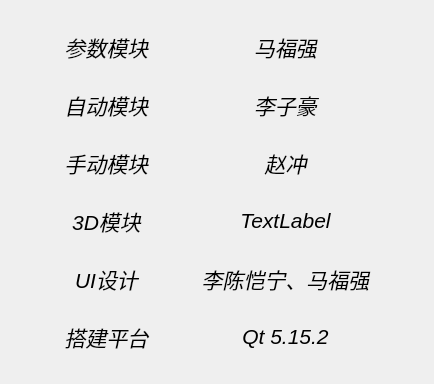
            <widget class="QWidget" name="page_ZZ">
             <property name="styleSheet">
              <string notr="true">#page——ZZ{background-color: qlineargradient(spread:pad, x1:0, y1:0, x2:1, y2:0, stop:0 rgb(255, 255, 127), stop:1 rgb(255, 170, 127));}</string>
             </property>
             <layout class="QGridLayout" name="gridLayout">
              <item row="9" column="3">
               <widget class="QLabel" name="label_28">
                <property name="text">
                 <string>&lt;html&gt;&lt;head/&gt;&lt;body&gt;&lt;p align=&quot;center&quot;&gt;&lt;span style=&quot; font-size:16pt; font-style:italic;&quot;&gt;李陈恺宁、马福强&lt;/span&gt;&lt;/p&gt;&lt;/body&gt;&lt;/html&gt;</string>
                </property>
               </widget>
              </item>
              <item row="9" column="1">
               <widget class="QLabel" name="label_18">
                <property name="text">
                 <string>&lt;html&gt;&lt;head/&gt;&lt;body&gt;&lt;p align=&quot;center&quot;&gt;&lt;span style=&quot; font-size:16pt; font-style:italic;&quot;&gt;UI设计&lt;/span&gt;&lt;/p&gt;&lt;/body&gt;&lt;/html&gt;</string>
                </property>
               </widget>
              </item>
              <item row="7" column="3">
               <widget class="QLabel" name="label_9">
                <property name="text">
                 <string>&lt;html&gt;&lt;head/&gt;&lt;body&gt;&lt;p align=&quot;center&quot;&gt;&lt;span style=&quot; font-size:16pt; font-style:italic;&quot;&gt;TextLabel&lt;/span&gt;&lt;/p&gt;&lt;/body&gt;&lt;/html&gt;</string>
                </property>
               </widget>
              </item>
              <item row="5" column="1">
               <widget class="QLabel" name="label_6">
                <property name="text">
                 <string>&lt;html&gt;&lt;head/&gt;&lt;body&gt;&lt;p align=&quot;center&quot;&gt;&lt;span style=&quot; font-size:16pt; font-style:italic;&quot;&gt;手动模块&lt;/span&gt;&lt;/p&gt;&lt;/body&gt;&lt;/html&gt;</string>
                </property>
               </widget>
              </item>
              <item row="7" column="1">
               <widget class="QLabel" name="label_8">
                <property name="text">
                 <string>&lt;html&gt;&lt;head/&gt;&lt;body&gt;&lt;p align=&quot;center&quot;&gt;&lt;span style=&quot; font-size:16pt; font-style:italic;&quot;&gt;3D模块&lt;/span&gt;&lt;/p&gt;&lt;/body&gt;&lt;/html&gt;</string>
                </property>
               </widget>
              </item>
              <item row="1" column="0">
               <spacer name="horizontalSpacer_7">
                <property name="orientation">
                 <enum>Qt::Horizontal</enum>
                </property>
                <property name="sizeType">
                 <enum>QSizePolicy::Expanding</enum>
                </property>
                <property name="sizeHint" stdset="0">
                 <size>
                  <width>50</width>
                  <height>20</height>
                 </size>
                </property>
               </spacer>
              </item>
              <item row="1" column="4">
               <spacer name="horizontalSpacer_8">
                <property name="orientation">
                 <enum>Qt::Horizontal</enum>
                </property>
                <property name="sizeType">
                 <enum>QSizePolicy::Expanding</enum>
                </property>
                <property name="sizeHint" stdset="0">
                 <size>
                  <width>50</width>
                  <height>20</height>
                 </size>
                </property>
               </spacer>
              </item>
              <item row="10" column="1">
               <spacer name="verticalSpacer_6">
                <property name="orientation">
                 <enum>Qt::Vertical</enum>
                </property>
                <property name="sizeType">
                 <enum>QSizePolicy::Preferred</enum>
                </property>
                <property name="sizeHint" stdset="0">
                 <size>
                  <width>20</width>
                  <height>20</height>
                 </size>
                </property>
               </spacer>
              </item>
              <item row="1" column="3">
               <widget class="QLabel" name="label_3">
                <property name="text">
                 <string>&lt;html&gt;&lt;head/&gt;&lt;body&gt;&lt;p align=&quot;center&quot;&gt;&lt;span style=&quot; font-size:16pt; font-style:italic;&quot;&gt;马福强&lt;/span&gt;&lt;/p&gt;&lt;/body&gt;&lt;/html&gt;</string>
                </property>
               </widget>
              </item>
              <item row="4" column="1">
               <spacer name="verticalSpacer_3">
                <property name="orientation">
                 <enum>Qt::Vertical</enum>
                </property>
                <property name="sizeType">
                 <enum>QSizePolicy::Preferred</enum>
                </property>
                <property name="sizeHint" stdset="0">
                 <size>
                  <width>20</width>
                  <height>20</height>
                 </size>
                </property>
               </spacer>
              </item>
              <item row="3" column="1">
               <widget class="QLabel" name="label_5">
                <property name="text">
                 <string>&lt;html&gt;&lt;head/&gt;&lt;body&gt;&lt;p align=&quot;center&quot;&gt;&lt;span style=&quot; font-size:16pt; font-style:italic;&quot;&gt;自动模块&lt;/span&gt;&lt;/p&gt;&lt;/body&gt;&lt;/html&gt;</string>
                </property>
               </widget>
              </item>
              <item row="1" column="2">
               <spacer name="horizontalSpacer_6">
                <property name="orientation">
                 <enum>Qt::Horizontal</enum>
                </property>
                <property name="sizeType">
                 <enum>QSizePolicy::Preferred</enum>
                </property>
                <property name="sizeHint" stdset="0">
                 <size>
                  <width>40</width>
                  <height>20</height>
                 </size>
                </property>
               </spacer>
              </item>
              <item row="2" column="1">
               <spacer name="verticalSpacer_2">
                <property name="orientation">
                 <enum>Qt::Vertical</enum>
                </property>
                <property name="sizeType">
                 <enum>QSizePolicy::Preferred</enum>
                </property>
                <property name="sizeHint" stdset="0">
                 <size>
                  <width>20</width>
                  <height>20</height>
                 </size>
                </property>
               </spacer>
              </item>
              <item row="1" column="1">
               <widget class="QLabel" name="label_2">
                <property name="styleSheet">
                 <string notr="true"/>
                </property>
                <property name="text">
                 <string>&lt;html&gt;&lt;head/&gt;&lt;body&gt;&lt;p align=&quot;center&quot;&gt;&lt;span style=&quot; font-size:16pt; font-style:italic;&quot;&gt;参数模块&lt;/span&gt;&lt;/p&gt;&lt;/body&gt;&lt;/html&gt;</string>
                </property>
               </widget>
              </item>
              <item row="11" column="1">
               <widget class="QLabel" name="label_29">
                <property name="text">
                 <string>&lt;html&gt;&lt;head/&gt;&lt;body&gt;&lt;p align=&quot;center&quot;&gt;&lt;span style=&quot; font-size:16pt; font-style:italic;&quot;&gt;搭建平台&lt;/span&gt;&lt;/p&gt;&lt;/body&gt;&lt;/html&gt;</string>
                </property>
               </widget>
              </item>
              <item row="3" column="3">
               <widget class="QLabel" name="label_4">
                <property name="text">
                 <string>&lt;html&gt;&lt;head/&gt;&lt;body&gt;&lt;p align=&quot;center&quot;&gt;&lt;span style=&quot; font-size:16pt; font-style:italic;&quot;&gt;李子豪&lt;/span&gt;&lt;/p&gt;&lt;/body&gt;&lt;/html&gt;</string>
                </property>
               </widget>
              </item>
              <item row="0" column="1">
               <spacer name="verticalSpacer">
                <property name="orientation">
                 <enum>Qt::Vertical</enum>
                </property>
                <property name="sizeType">
                 <enum>QSizePolicy::Preferred</enum>
                </property>
                <property name="sizeHint" stdset="0">
                 <size>
                  <width>20</width>
                  <height>20</height>
                 </size>
                </property>
               </spacer>
              </item>
              <item row="5" column="3">
               <widget class="QLabel" name="label_7">
                <property name="text">
                 <string>&lt;html&gt;&lt;head/&gt;&lt;body&gt;&lt;p align=&quot;center&quot;&gt;&lt;span style=&quot; font-size:16pt; font-style:italic;&quot;&gt;赵冲&lt;/span&gt;&lt;/p&gt;&lt;/body&gt;&lt;/html&gt;</string>
                </property>
               </widget>
              </item>
              <item row="11" column="3">
               <widget class="QLabel" name="label_41">
                <property name="text">
                 <string>&lt;html&gt;&lt;head/&gt;&lt;body&gt;&lt;p align=&quot;center&quot;&gt;&lt;span style=&quot; font-size:16pt; font-style:italic;&quot;&gt;Qt 5.15.2&lt;/span&gt;&lt;/p&gt;&lt;/body&gt;&lt;/html&gt;</string>
                </property>
               </widget>
              </item>
              <item row="8" column="1">
               <spacer name="verticalSpacer_5">
                <property name="orientation">
                 <enum>Qt::Vertical</enum>
                </property>
                <property name="sizeType">
                 <enum>QSizePolicy::Preferred</enum>
                </property>
                <property name="sizeHint" stdset="0">
                 <size>
                  <width>20</width>
                  <height>20</height>
                 </size>
                </property>
               </spacer>
              </item>
              <item row="6" column="1">
               <spacer name="verticalSpacer_4">
                <property name="orientation">
                 <enum>Qt::Vertical</enum>
                </property>
                <property name="sizeType">
                 <enum>QSizePolicy::Preferred</enum>
                </property>
                <property name="sizeHint" stdset="0">
                 <size>
                  <width>20</width>
                  <height>20</height>
                 </size>
                </property>
               </spacer>
              </item>
              <item row="12" column="1">
               <spacer name="verticalSpacer_13">
                <property name="orientation">
                 <enum>Qt::Vertical</enum>
                </property>
                <property name="sizeType">
                 <enum>QSizePolicy::Preferred</enum>
                </property>
                <property name="sizeHint" stdset="0">
                 <size>
                  <width>20</width>
                  <height>20</height>
                 </size>
                </property>
               </spacer>
              </item>
             </layout>
            </widget>
